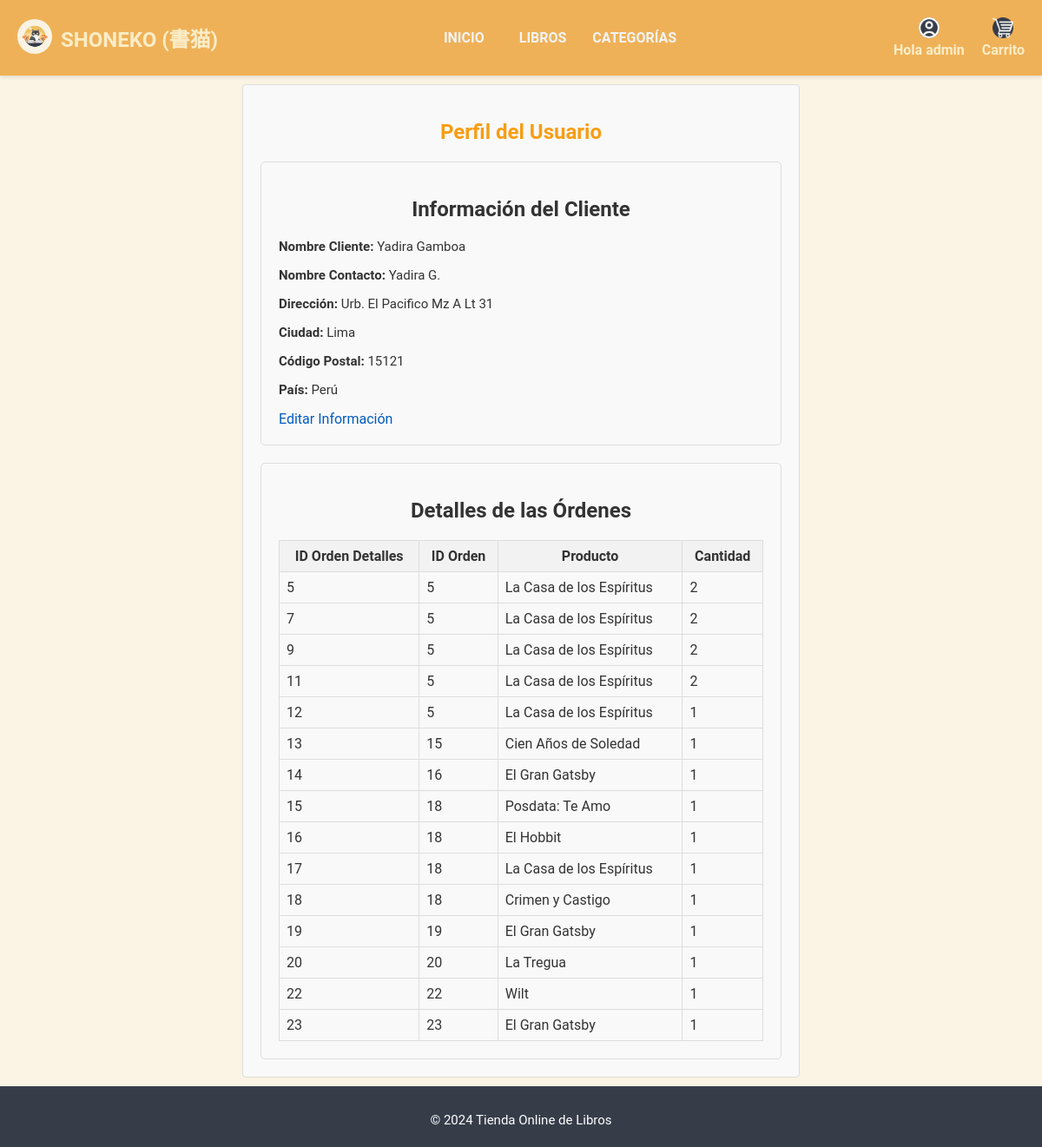
The page /user/controllers/ClientesController.php?opcion=index (signed in) on the database its author committed.
### tables this page shows
CREATE TABLE `clientes` (
  `ID_Cliente` int(11) NOT NULL,
  `Nombre_Cliente` varchar(255) NOT NULL,
  `Nombre_Contacto` varchar(255) NOT NULL,
  `Direccion` varchar(255) NOT NULL,
  `Ciudad` varchar(100) NOT NULL,
  `Codigo_Postal` varchar(20) NOT NULL,
  `Pais` varchar(100) NOT NULL
);

CREATE TABLE `ordendetalles` (
  `ID_OrdenDetalles` int(11) NOT NULL,
  `ID_Orden` int(11) NOT NULL,
  `ID_Libro` int(11) NOT NULL,
  `Cantidad` int(11) NOT NULL
);

CREATE TABLE `productos` (
  `ID_Libro` int(11) NOT NULL,
  `Titulo` varchar(255) NOT NULL,
  `Autor` varchar(255) NOT NULL,
  `ISBN` varchar(13) NOT NULL,
  `ID_Proveedor` int(11) DEFAULT NULL,
  `ID_Categoria` int(11) DEFAULT NULL,
  `Editorial` varchar(255) DEFAULT NULL,
  `Fecha_Publicacion` date DEFAULT NULL,
  `Num_Paginas` int(11) DEFAULT NULL,
  `Link_Imagen` varchar(255) DEFAULT NULL,
  `Precio` decimal(10,2) NOT NULL,
  `Stock` int(11) NOT NULL
);

### user/models/db.php (called while the page is built, shortened)
<?php
class Conexion {
    private $servername = "localhost";
    private $username = "root";
    private $password = "";
    private $dbname = "negociosdb";
    public function __construct() {
        $this->conn = new mysqli($this->servername, $this->username, $this->password, $this->dbname);
    }
    public function getConexion() {
        return $this->conn;
    }
}
?>

### user/models/Clientes.php (called while the page is built, shortened)
<?php
include 'db.php';
class Cliente {
    private $conn;
    public function __construct() {
        $db = new Conexion();
        $this->conn = $db->getConexion();
    }
    public function getClienteById($id) {
        $sql = "SELECT * FROM clientes WHERE ID_Cliente = ?";
        $stmt = $this->conn->prepare($sql);
        $stmt->bind_param("i", $id);
        $stmt->execute();
        $result = $stmt->get_result();
        return $result->fetch_assoc();
    }
    public function getOrdenesByClienteId($id) {
        $sql = "
            SELECT od.*, p.Titulo AS producto_nombre
            FROM ordendetalles od
            JOIN productos p ON od.ID_Libro = p.ID_Libro
            WHERE od.ID_Orden IN (
                SELECT ID_Orden FROM ordenes WHERE ID_Cliente = ?
            )";
        $stmt = $this->conn->prepare($sql);
        $stmt->bind_param("i", $id);
        $stmt->execute();
        $result = $stmt->get_result();
        $ordenes = [];
        while ($row = $result->fetch_assoc()) {
            $ordenes[] = $row;
        }
        return $ordenes;
    }
}
?>

### user/views/clientes/index.php (the view)
<?php include '../views/templates/header.php'; ?>
<div class="perfil-container">
    <h1>Perfil del Usuario</h1>
    <div class="cliente-info">
        <h2>Información del Cliente</h2>
        <p><strong>Nombre Cliente:</strong> <?php echo htmlspecialchars($cliente['Nombre_Cliente']); ?></p>
        <p><strong>Nombre Contacto:</strong> <?php echo htmlspecialchars($cliente['Nombre_Contacto']); ?></p>
        <p><strong>Dirección:</strong> <?php echo htmlspecialchars($cliente['Direccion']); ?></p>
        <p><strong>Ciudad:</strong> <?php echo htmlspecialchars($cliente['Ciudad']); ?></p>
        <p><strong>Código Postal:</strong> <?php echo htmlspecialchars($cliente['Codigo_Postal']); ?></p>
        <p><strong>País:</strong> <?php echo htmlspecialchars($cliente['Pais']); ?></p>
        <a href="ClientesController.php?opcion=editar" class="button">Editar Información</a>
    </div>
    <div class="ordenes-info">
        <h2>Detalles de las Órdenes</h2>
        <table>
            <thead>
                <tr>
                    <th>ID Orden Detalles</th>
                    <th>ID Orden</th>
                    <th>Producto</th>
                    <th>Cantidad</th>
                </tr>
            </thead>
            <tbody>
                <?php foreach ($ordenes as $orden): ?>
                <tr>
                    <td><?php echo htmlspecialchars($orden['ID_OrdenDetalles']); ?></td>
                    <td><?php echo htmlspecialchars($orden['ID_Orden']); ?></td>
                    <td><?php echo htmlspecialchars($orden['producto_nombre']); ?></td>
                    <td><?php echo htmlspecialchars($orden['Cantidad']); ?></td>
                </tr>
                <?php endforeach; ?>
            </tbody>
        </table>
    </div>
</div>
<?php include '../views/templates/footer.php'; ?>

### user/views/templates/header.php (shortened to what this page needs)
<!DOCTYPE html>
<html lang="es">
<head>
    <link rel="stylesheet" href="/tienda_online_libros_mvc/user/views/assets/css/style.css">
    <link href='https://unpkg.com/boxicons@2.0.7/css/boxicons.min.css' rel='stylesheet'>
</head>
<body>
    <section class="home-section">
    <header>
        <div class="logo">
            <span class="img-logo">
                <img class="logo-img" src="/tienda_online_libros_mvc/imagenes/favicon.jpeg">
            </span>
            <span>
                <h1>SHONEKO (書猫)</h1>
            </span>
        </div>
        <nav class="nav-links">
            <a href="/tienda_online_libros_mvc/user/">INICIO</a>
            <a href="/tienda_online_libros_mvc/user/controllers/ProductoController.php?action=listar">LIBROS</a>
            <div class="dropdown">
                <a href="javascript:void(0)" class="dropbtn">CATEGORÍAS</a>
                    <?php
                    include $_SERVER['DOCUMENT_ROOT'] . '/tienda_online_libros_mvc/includes/db.php';
                    ?>
            </div>
        </nav>
        <div class="user-actions">
            <div class="dropdown">
                <a href="javascript:void(0)" class="dropbtn">
                    <div class="Usuario">
                        <div class="img-usuario">
                            <img id="Usuario" src="/tienda_online_libros_mvc/imagenes/user.png" alt="Usuario">
                        </div>
                        <div class="word-usuario">
                           <?php echo "Hola " . $_SESSION['username']; ?>
                        </div>
                    </div>
                </a>
            </div>
            <a href="/tienda_online_libros_mvc/user/controllers/CarritoController.php">
                <div class="Carrito">
                    <div class="img-carrito">
                        <img src="/tienda_online_libros_mvc/imagenes/carrito.png" alt="Carrito">
                    </div>
                    <div class="word-carrito">
                        <?php echo "Carrito"; ?>
                    </div>
                </div>
            </a>
        </div>
    </header>
</body>
</html>

### user/controllers/ClientesController.php (shortened to what this page needs)
<?php
include '../models/Clientes.php';
class ClientesController {
    private $model;
    public function __construct() {
        $this->model = new Cliente();
    }
    public function index() {
        $user_id = $_SESSION['user_id'];
        $cliente = $this->model->getClienteById($user_id);
        $ordenes = $this->model->getOrdenesByClienteId($user_id);
        include '../views/clientes/index.php';
    }
}
$opcion = isset($_GET['opcion']) ? $_GET['opcion'] : 'index';
$controller = new ClientesController();
switch ($opcion) {
    case 'index':
        $controller->index();
        break;
}
?>

### user/views/templates/footer.php (shortened to what this page needs)
    <footer>
        <p>&copy; 2024 Tienda Online de Libros</p>
    </footer>
</body>
</html>

### user/views/assets/css/style.css (style rules this page uses)
body { font-family: 'Roboto', sans-serif; background-color: #FBF4E4; color: #333; margin: 0; padding: 0; }
header { display: flex; align-items: center; justify-content: space-between; padding: 20px; background-color: #EFB158; box-shadow: 0 2px 4px rgba(0, 0, 0, 0.1); }
.logo { display: flex; align-items: center; gap: 10px; }
.logo-img { width: 40px; border-radius: 50px; }
.logo h1 { color: #FAEDC7; margin: 0; font-size: 24px; }
.nav-links { display: flex; align-items: center; gap: 20px; }
.nav-links > a { color: #f3f3f3; text-decoration: none; font-weight: bold; padding: 10px; transition: all 0.1s ease; position: relative; }
.user-actions { display: flex; gap: 20px; align-items: center; }
.user-actions a { display: flex; align-items: center; gap: 5px; color: #FAEDC7; text-decoration: none; font-weight: bold; }
.user-actions a img { width: 24px; height: 24px; }
.dropdown { position: relative; display: inline-block; }
.dropbtn { color: white; border: none; cursor: pointer; font-size: 16px; font-weight: bold; color: #f3f3f3; }
.Carrito { display: flex; justify-content: center; align-items: center; flex-direction: column; }
.img-carrito { margin-bottom: 0px; }
.word-carrito { display: flex; justify-content: center; align-items: center; }
.Usuario { display: flex; justify-content: center; align-items: center; flex-direction: column; text-align: center; }
.img-usuario { margin-bottom: 0px; }
.word-usuario { display: flex; justify-content: center; align-items: center; }
h1 { color: #f89d13; }
a { color: #005cbf; text-decoration: none; position: relative; }
a::before { content: ""; position: absolute; top: 0; left: 0; right: 0; bottom: 0; background-color: #EFB158; z-index: -1; transition: opacity 0.3s; opacity: 0; border-radius: 3px; }
footer { background-color: #363D49; color: #fff; text-align: center; padding: 15px 0; bottom: 0; width: 100%; height: 40px; position: absolute; }
.home-section { position: relative; min-height: 100vh; padding-bottom: 40px; }
.perfil-container { max-width: 600px; margin: 10px auto; padding: 20px; background-color: #f9f9f9; border: 1px solid #ddd; border-radius: 4px; width: 80%; margin-bottom: 40px; }
.perfil-container h1, .perfil-container h2 { text-align: center; }
.cliente-info, .ordenes-info { margin-top: 20px; border: 1px solid #ddd; padding: 20px; border-radius: 5px; }
.cliente-info p, .ordenes-info table { margin-top: 10px; }
.ordenes-info table { width: 100%; border-collapse: collapse; }
.ordenes-info table, .ordenes-info th, .ordenes-info td { border: 1px solid #ddd; padding: 8px; }
.ordenes-info th { background-color: #f2f2f2; }
.cont-productos h3, p { font-size: 15px; font-weight: normal; }

### rows shown on the page
clientes: Nombre_Cliente "Yadira Gamboa", Nombre_Contacto "Yadira G.", Direccion "Urb. El Pacifico Mz A Lt 31", Ciudad "Lima", Codigo_Postal "15121", Pais "Perú"
ordendetalles: ID_OrdenDetalles "5", ID_Orden "5", ID_Libro.Titulo "La Casa de los Espíritus", Cantidad "2"
ordendetalles: ID_OrdenDetalles "7", ID_Orden "5", ID_Libro.Titulo "La Casa de los Espíritus", Cantidad "2"
ordendetalles: ID_OrdenDetalles "9", ID_Orden "5", ID_Libro.Titulo "La Casa de los Espíritus", Cantidad "2"
ordendetalles: ID_OrdenDetalles "11", ID_Orden "5", ID_Libro.Titulo "La Casa de los Espíritus", Cantidad "2"
ordendetalles: ID_OrdenDetalles "12", ID_Orden "5", ID_Libro.Titulo "La Casa de los Espíritus", Cantidad "1"
ordendetalles: ID_OrdenDetalles "13", ID_Orden "15", ID_Libro.Titulo "Cien Años de Soledad", Cantidad "1"
ordendetalles: ID_OrdenDetalles "14", ID_Orden "16", ID_Libro.Titulo "El Gran Gatsby", Cantidad "1"
ordendetalles: ID_OrdenDetalles "15", ID_Orden "18", ID_Libro.Titulo "Posdata: Te Amo", Cantidad "1"
ordendetalles: ID_OrdenDetalles "16", ID_Orden "18", ID_Libro.Titulo "El Hobbit", Cantidad "1"
ordendetalles: ID_OrdenDetalles "17", ID_Orden "18", ID_Libro.Titulo "La Casa de los Espíritus", Cantidad "1"
ordendetalles: ID_OrdenDetalles "18", ID_Orden "18", ID_Libro.Titulo "Crimen y Castigo", Cantidad "1"
ordendetalles: ID_OrdenDetalles "19", ID_Orden "19", ID_Libro.Titulo "El Gran Gatsby", Cantidad "1"
ordendetalles: ID_OrdenDetalles "20", ID_Orden "20", ID_Libro.Titulo "La Tregua", Cantidad "1"
ordendetalles: ID_OrdenDetalles "22", ID_Orden "22", ID_Libro.Titulo "Wilt", Cantidad "1"
ordendetalles: ID_OrdenDetalles "23", ID_Orden "23", ID_Libro.Titulo "El Gran Gatsby", Cantidad "1"

### other values the page prints
$_SESSION['username'] "admin"
